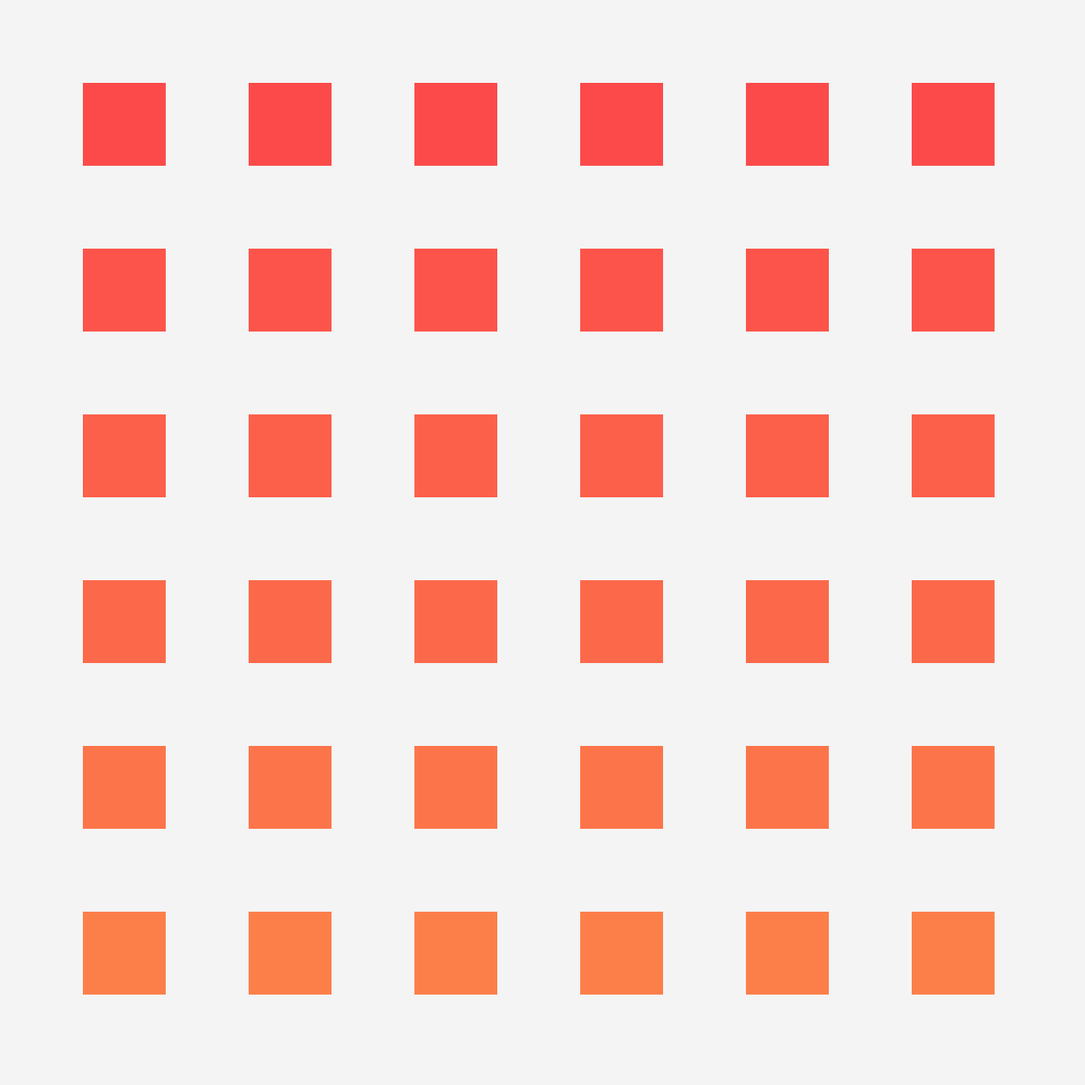
Frame 1 (no input)
Frame 2 (the mouse pressed at the canvas centre, redrawn once): identical to frame 1, image omitted

The Processing sketch that drew this single still picture (run headless with seeded random() and noise(); the mouse was pressed at the canvas centre and the sketch redrawn once):

// Processing sketch: squarefade
// ── squarefade.pde
int gridSize = 6;
int numSquares = gridSize * gridSize;
Square[] squares;
float center;
float maxDivisible;
float gap;

void setup() {
  size(1296, 1296);
  colorMode(HSB, 100, 100, 100, 100);
  background(96);
  noLoop();
  
  maxDivisible = width / (gridSize * 2 + 1);
  gap = maxDivisible;
  center = width / 2;
  
  drawSquares();  
}

void drawSquares() {
  squares = new Square[numSquares];
  float initialOffset = maxDivisible;
  int squareNumber = 0;
  
  for (int i = 0; i < gridSize; i++) {
    for (int j = 0; j < gridSize; j++) {
      int colour = i % 100;
      float startX = initialOffset + (j * maxDivisible) + (j * gap);
      float startY = initialOffset + (i * maxDivisible) + (i * gap); 
      squares[squareNumber] = new Square(startX, startY, maxDivisible, colour);
      squares[squareNumber].display();
      //squares[squareNumber].fade();
      squareNumber++;
    }
  }
}

void draw() {
}

class Square {
  float x;
  float y;
  float size;
  int colour;
  
  Square (float xTmp, float yTmp, float sizeTmp, int colourTmp) {
    x = xTmp;
    y = yTmp;
    size = sizeTmp;
    colour = colourTmp;
  }
  
  void display() {
    noStroke();
    fill(colour, 100, 100, 70);
    rect(x, y, size, size);
  }
  
  void fade() {
    noStroke();
    fill(50, 100, 100, 50);
    rect(x + 10, y + 10, size, size);
  }
}
